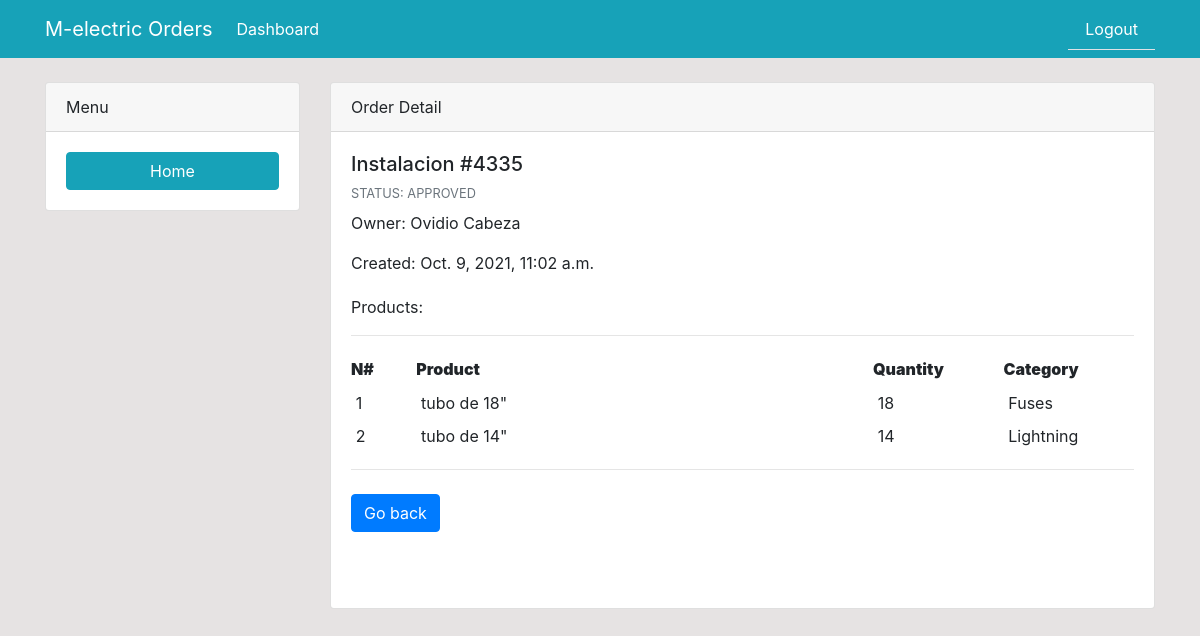
/order-detail/45 (signed in), run on the app's committed database.
### dashboard/models.py (models this page shows, shortened)
class Order(models.Model):
	description = models.CharField('Order Description', max_length=100)
	status = models.CharField('Status', max_length=50, choices=STATUS)
	user = models.ForeignKey(User, blank=True, null=True, on_delete=models.CASCADE)
	products = models.ManyToManyField(Product, blank=True, through='ThroughModel')
	created = models.DateTimeField(auto_now_add=True)
	approval_date = models.DateTimeField('Approval Date', blank=True, null=True)

class ThroughModel(models.Model):
	product = models.ForeignKey(Product, on_delete=models.CASCADE)
	order = models.ForeignKey(Order, on_delete=models.CASCADE)
	quantity = models.PositiveIntegerField(null=True, default=0)

class Product(models.Model):
	product_name = models.CharField('Product Name', max_length=100)
	category = models.ForeignKey(Category, blank=True, null=True, on_delete=models.CASCADE)
	def __str__(self):
		return self.product_name

class Category(models.Model):
	category_name = models.CharField('Category', max_length=50)
	def __str__(self):
		return self.category_name

### dashboard/views.py (the view)
# urls.py: path('order-detail/<int:id>', views.order_detail, name='order-detail'),
@login_required
def order_detail(request, id):
    order = Order.objects.get(pk=id)
    products = ThroughModel.objects.filter(order=order.id)
    context = {
        'order': order,
        'products': products,
    }
    return render(request, "dashboard/order_detail.html", context)

### templates/dashboard/order_detail.html (shortened to what this page needs)
{% extends 'partials/base.html' %}
{% load crispy_forms_tags %}
{% block content %}
<div class="container">
    <div class="row mt-4">
        <div class="col-md-3">
            <div class="card">
                <div class="card-header">
                    Menu
                </div>
                <div class="card-body">
                    <a class="btn btn-info btn-block" href="{% url 'index' %}">Home</a>
                </div>
            </div>
        </div>
        <div class="col-md-9">
            <div class="card">
                <div class="card-header">
                    Order Detail
                </div>
                <div class="card-body">
                    <section class="mb-5">
                        <div class="row">
                            <div class="col-md-12">
                                <h5>{{order.description}}</h5>
                                <p class="mb-2 text-muted text-uppercase small">Status: {{order.status}}</p>
                                <p><span class="mr-1">Owner: {{order.user.first_name}} {{order.user.last_name}} </span></p>
                                <p><span class="mr-1">Created: {{order.created}} </span></p>
                                <p class="pt-1">Products:</p>
                                <hr>
                                    <div class="table-responsive">
                                        <table class="table table-sm table-borderless mb-0">
                                            <tbody>
                                                <tr>
                                                    <th class="pl-0 col-1" scope="row"><strong>N#</strong></th>
                                                    <th class="pl-0 col-7" scope="row"><strong>Product</strong></th>
                                                    <th class="pl-0 col-2" scope="row"><strong>Quantity</strong></th>
                                                    <th class="pl-0 col-2" scope="row"><strong>Category</strong></th>
                                                </tr>
                                                {% for product in products %}
                                                <tr>
                                                    <td>{{forloop.counter}}</td>
                                                    <td>{{ product.product }}</td>
                                                    <td>{{ product.quantity }}</td>
                                                    <td>{{ product.product.category }}</td>
                                                </tr>
                                                {% endfor %}
                                            </tbody>
                                        </table>
                                    </div>
                                    <hr>
                                    <a href="{% url 'index' %}" type="button" class="btn btn-primary btn-md mr-1 mb-2">Go back</a>
                                    </div>
                                </div>
                            </section>
                        </div>
                    </div>
                </div>
            </div>
        </div>
        {% endblock %}

### static/style.css (style rules this page uses)
body { background: rgb(230, 227, 227); }

### data on the page
Order: description "Instalacion #4335", status "APPROVED", user.first_name "Ovidio", user.last_name "Cabeza", created "Oct. 9, 2021, 11:02 a.m."
ThroughModel: product "tubo de 18\"", quantity "18", product.category "Fuses"
ThroughModel: product "tubo de 14\"", quantity "14", product.category "Lightning"
